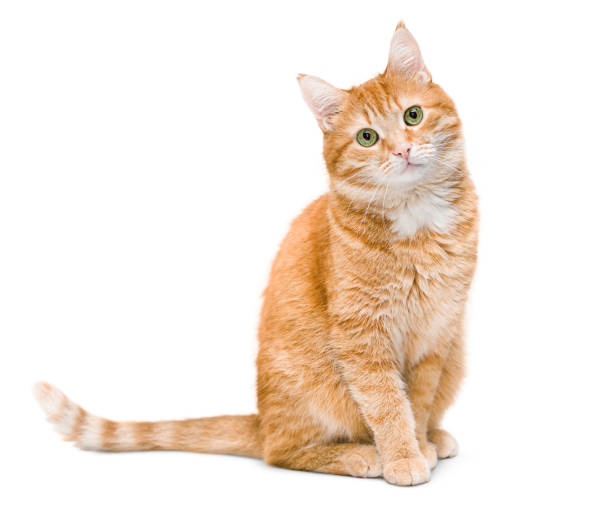
#> input picture images/cat.jpg, 612 x 531 px
$ python 5_draw_shape.py
#> lines starting #> are read from the running program, lines starting #| are printed output that depends on the picture
import cv2

img = cv2.imread('images/cat.jpg')
#> img is the input picture: shape (531, 612, 3); mean B, G, R 224.7, 234.5, 245.6

# for line
cv2.line(img, (50, 50), (100, 105), (255, 0, 0), 3)

# for rectangle
cv2.rectangle(img, (270, 20), (500, 500), (0, 255, 0), 3)

# for circle
cv2.circle(img, (50, 250), 25, (0, 0, 255), 3)
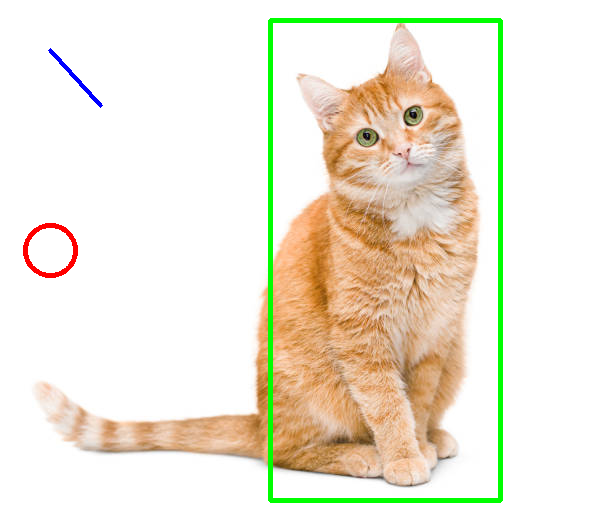
#> img: shape (531, 612, 3); mean B, G, R 218.9, 233.9, 239.8

cv2.imshow('test image', img)
cv2.waitKey(0)
cv2.destroyAllWindows()
